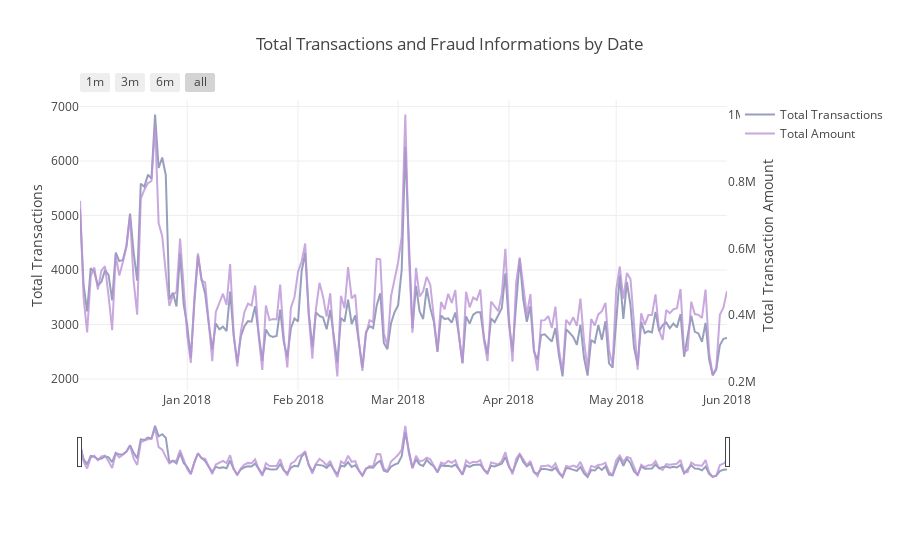

Notebook code for this chart:
### Code cell
# Calling the function to transform the date column in datetime pandas object

#seting some static color options
color_op = ['#5527A0', '#BB93D7', '#834CF7', '#6C941E', '#93EAEA', '#7425FF', '#F2098A', '#7E87AC', 
            '#EBE36F', '#7FD394', '#49C35D', '#3058EE', '#44FDCF', '#A38F85', '#C4CEE0', '#B63A05', 
            '#4856BF', '#F0DB1B', '#9FDBD9', '#B123AC']


dates_temp = df_trans.groupby(df_trans.Date.dt.date)['TransactionAmt'].count().reset_index()
# renaming the columns to apropriate names

# creating the first trace with the necessary parameters
trace = go.Scatter(x=dates_temp['Date'], y=dates_temp.TransactionAmt,
                    opacity = 0.8, line = dict(color = color_op[7]), name= 'Total Transactions')

# Below we will get the total amount sold
dates_temp_sum = df_trans.groupby(df_trans.Date.dt.date)['TransactionAmt'].sum().reset_index()

# using the new dates_temp_sum we will create the second trace
trace1 = go.Scatter(x=dates_temp_sum.Date, line = dict(color = color_op[1]), name="Total Amount",
                        y=dates_temp_sum['TransactionAmt'], opacity = 0.8, yaxis='y2')

#creating the layout the will allow us to give an title and 
# give us some interesting options to handle with the outputs of graphs
layout = dict(
    title= "Total Transactions and Fraud Informations by Date",
    xaxis=dict(
        rangeselector=dict(
            buttons=list([
                dict(count=1, label='1m', step='month', stepmode='backward'),
                dict(count=3, label='3m', step='month', stepmode='backward'),
                dict(count=6, label='6m', step='month', stepmode='backward'),
                dict(step='all')
            ])
        ),
        rangeslider=dict(visible = True),
        type='date' ),
    yaxis=dict(title='Total Transactions'),
    yaxis2=dict(overlaying='y',
                anchor='x', side='right',
                zeroline=False, showgrid=False,
                title='Total Transaction Amount')
)

# creating figure with the both traces and layout
fig = dict(data= [trace, trace1,], layout=layout)

#rendering the graphs
iplot(fig) #it's an equivalent to plt.show()

### Figure 1 — Plotly figure (JSON) as saved in the notebook; plotly's stock layout.template omitted (floating-point values rounded to 4 significant figures; data arrays with more than 128 entries replaced by an {"elided": "..."} marker saying what was removed)
{"data": [{"line": {"color": "#7E87AC"}, "name": "Total Transactions", "opacity": 0.8, "type": "scatter", "uid": "1ddc6602-37cb-411e-967b-c3aaeec46b5d", "x": {"elided": "182 str values"}, "y": {"elided": "182 int values"}}, {"line": {"color": "#BB93D7"}, "name": "Total Amount", "opacity": 0.8, "type": "scatter", "uid": "d7c99769-1194-458e-a085-ddd5bc6ca892", "x": {"elided": "182 str values"}, "y": {"elided": "182 float values"}, "yaxis": "y2"}], "layout": {"title": {"text": "Total Transactions and Fraud Informations by Date"}, "xaxis": {"rangeselector": {"buttons": [{"count": 1, "label": "1m", "step": "month", "stepmode": "backward"}, {"count": 3, "label": "3m", "step": "month", "stepmode": "backward"}, {"count": 6, "label": "6m", "step": "month", "stepmode": "backward"}, {"step": "all"}]}, "rangeslider": {"visible": true}, "type": "date"}, "yaxis": {"title": {"text": "Total Transactions"}}, "yaxis2": {"anchor": "x", "overlaying": "y", "showgrid": false, "side": "right", "title": {"text": "Total Transaction Amount"}, "zeroline": false}}}
